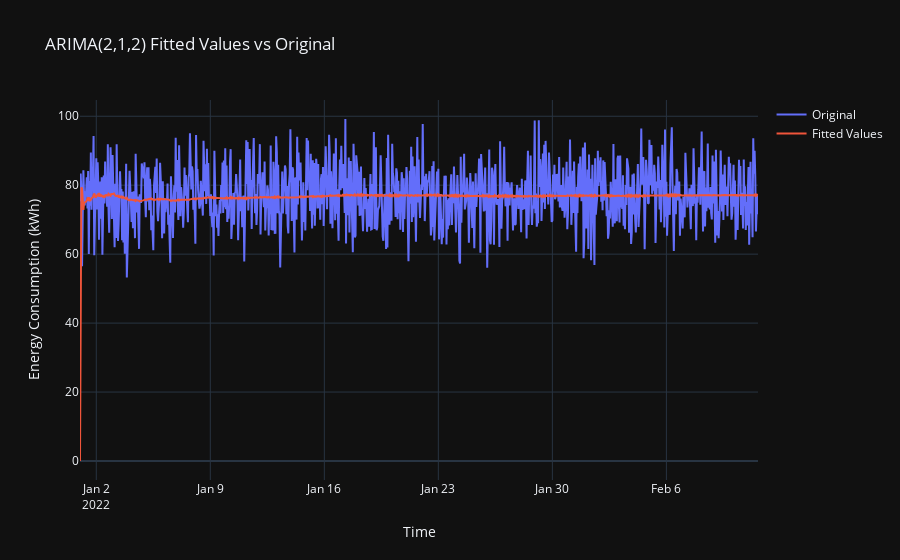

This figure's notebook cell:
### Code cell
fig = go.Figure()

fig.add_trace(
    go.Scatter(
        x = energy_data.index,
        y = energy_data.EnergyConsumption,
        name = "Original"
    )
)

fig.add_trace(
    go.Scatter(
        x = energy_data.index,
        y = model_fit_2.fittedvalues,
        name = "Fitted Values"
    )
)

fig.update_layout(
    title = "ARIMA(2,1,2) Fitted Values vs Original",
    xaxis_title = "Time",
    yaxis_title = "Energy Consumption (kWh)",
    template = "plotly_dark"
)

### Figure 1 — Plotly figure (JSON) as saved in the notebook; plotly's stock layout.template omitted (floating-point values rounded to 4 significant figures; data arrays with more than 128 entries replaced by an {"elided": "..."} marker saying what was removed)
{"data": [{"name": "Original", "type": "scatter", "x": {"elided": "1000 str values"}, "y": {"elided": "1000 float values"}}, {"name": "Fitted Values", "type": "scatter", "x": {"elided": "1000 str values"}, "y": {"elided": "1000 float values"}}], "layout": {"title": {"text": "ARIMA(2,1,2) Fitted Values vs Original"}, "xaxis": {"title": {"text": "Time"}}, "yaxis": {"title": {"text": "Energy Consumption (kWh)"}}}}
